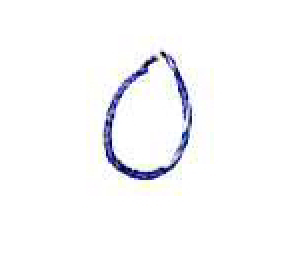
#> input picture experimental_preprocessing/img/0.jpg, 144 x 127 px (shown 2 times larger)
$ jupyter execute --allow-errors import_handwritten_numbers.ipynb   (shell and % lines are left out)
#> lines starting #> are read from the running program, lines starting #| are printed output that depends on the picture; after the words box and inside, x2 and y2 are one past the last pixel; in counts of white or black regions, pixels touching at a corner belong together
[cell 1]
from __future__ import annotations
%pylab inline
import cv2
import matplotlib.image as mpimg

Load image and convert to grayscale. Use matplotlib imread function to display properly.

[cell 2]
im_org = mpimg.imread("img/0.jpg")
#> im_org is the input picture: shape (127, 144, 3); mean R, G, B 248.7, 248.8, 250.2
im_gray = cv2.cvtColor(im_org, cv2.COLOR_BGR2GRAY)
imshow(im_org);

Blur the image to smoothen it.

[cell 3]
blur = cv2.GaussianBlur(im_gray, (3, 3), 0)
imshow(blur, cmap="gray");

Convert to binary image.

[cell 4]
thresh = cv2.adaptiveThreshold(blur, 255, cv2.ADAPTIVE_THRESH_MEAN_C, cv2.THRESH_BINARY_INV, 7,10)
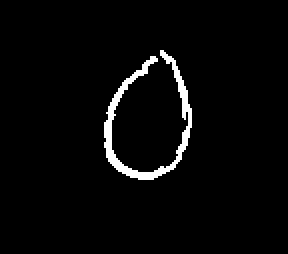
#> thresh: shape (127, 144) (shown 2 times larger); 3% white; 1 white region
imshow(thresh, cmap="gray");

Find contours and display them.

[cell 5]
contours, hierarchy = cv2.findContours(thresh.copy(), cv2.RETR_TREE, cv2.CHAIN_APPROX_SIMPLE)
#> contours = 1 contour; box (x1, y1, x2, y2) and area: (52, 25, 96, 90) 388
im_contours = cv2.drawContours(im_org.copy(), contours, -1, (0, 255, 0), 1)
imshow(im_contours, cmap="gray");

Find the enclosing rectangle.

[cell 6]
x,y,w,h = cv2.boundingRect(contours[0])
#> x = 52; y = 25; w = 44; h = 65
im_rect = cv2.rectangle(im_org.copy(), (x,y),(x+w,y+h),(0, 255, 0), 1)
print(f"Found number width: {w}, height: {h}")
#| Found number width: 44, height: 65
imshow(im_rect);

Crop the number.

[cell 7]
b = 20

d = int(abs((w - h) / 2))
#> d = 10
if w > h:
    im_cropped = im_gray.copy()[y-b-d:y+b+w, x+b:x+b+w]
else:
    im_cropped = im_gray.copy()[y-b:y+b+h, x-b-d:x+b+h-d]

title("Cropped number")
imshow(im_cropped, cmap="gray");

Scale to 28x28 like in MNIST.

[cell 8]
im_resized = cv2.resize(im_cropped.copy(), (28, 28))
imshow(im_resized, cmap="gray")

Put that all in a function.

[cell 9]
def find_number(fn: str):
#> called with fn = 'img/0.jpg'
    min_width = 2
    min_height = 6

    # read original image
    im_org = mpimg.imread(fn)

    # convert to grayscale
    im_gray = cv2.cvtColor(im_org, cv2.COLOR_BGR2GRAY)

    # blur
    blur = cv2.GaussianBlur(im_gray, (3, 3), cv2.BORDER_DEFAULT)

    # convert to binary
    thresh = cv2.adaptiveThreshold(blur, 255, cv2.ADAPTIVE_THRESH_MEAN_C, cv2.THRESH_BINARY_INV, 7, 10)
#> thresh: shape (127, 144); 3.1% white; 1 white region

    # find contours and rectangles around them
    contours, hierarchy = cv2.findContours(thresh.copy(), cv2.RETR_TREE, cv2.CHAIN_APPROX_SIMPLE)
#> contours = 1 contour; box (x1, y1, x2, y2) and area: (52, 25, 97, 90) 422
    rects = [cv2.boundingRect(cont) for cont in contours]
#> rects = [(52, 25, 45, 65)]

    # filter rectangles by size
    filtered_rects = [(x, y, w, h) for (x, y, w, h) in rects if (w >= min_width and h >= min_height)]
#> filtered_rects = [(52, 25, 45, 65)]

    # draw all rectangles with the right size in the image
    im_with_rects = im_org.copy()
    for rect in filtered_rects:
        x, y, w, h = rect
        cv2.rectangle(im_with_rects, (x,y),(x+w,y+h),(0, 255, 0), 3)
#> this loop made 1 pass
#> im_with_rects: shape (127, 144, 3); 5.95% of pixels changed, all inside (x1, y1, x2, y2) = (50, 23, 100, 93)

    return (im_with_rects, filtered_rects)

[cell 10]
figsize(5, 10)
im, _ = find_number("img/0.jpg")
imshow(im)

[cell 11]
im, _ = find_number("img/1_2.jpg")
#> call 2 of find_number, with fn = 'img/1_2.jpg'
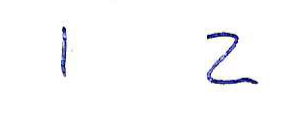
#> input picture experimental_preprocessing/img/1_2.jpg, 302 x 125 px
#> in find_number, im_org is the input picture: shape (125, 302, 3); mean R, G, B 251, 251.1, 252.1
#> in find_number (call 2), `thresh = cv2.adaptiveThreshold(blur, 255, cv2.ADAPTIVE_THRESH_MEAN_C, ..`: thresh: shape (125, 302); 1.8% white; 3 white regions (1 under 20 px)
#> in find_number (call 2), `contours, hierarchy = cv2.findContours(thresh.copy(), cv2.RETR_TREE, c..`: contours = 4 contours, 2 with area under 20; largest, box (x1, y1, x2, y2) and area: (206, 32, 258, 84) 371, (61, 26, 67, 77) 133
#> in find_number (call 2), `rects = [cv2.boundingRect(cont) for cont in contours]`: rects = [(71, 50, 2, 1), (206, 32, 52, 52), (220, 56, 4, 4), (61, 26, 6, 51)]
#> in find_number (call 2), `filtered_rects = [(x, y, w, h) for (x, y, w, h) in rects if (w >= min_..`: filtered_rects = [(206, 32, 52, 52), (61, 26, 6, 51)]
#> the loop in find_number (call 2), `for rect in filtered_rects:` made 2 passes
#> after the loop in find_number (call 2), `for rect in filtered_rects:`: im_with_rects: shape (125, 302, 3); 4.2% of pixels changed, all inside (x1, y1, x2, y2) = (59, 24, 261, 87)
imshow(im)

[cell 12]
im, _ = find_number("img/0_1_2.jpg")
#> call 3 of find_number, with fn = 'img/0_1_2.jpg'
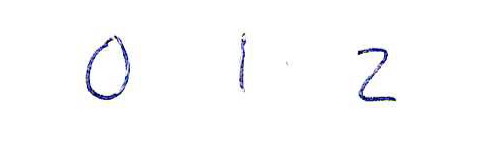
#> input picture experimental_preprocessing/img/0_1_2.jpg, 503 x 143 px
#> in find_number, im_org is the input picture: shape (143, 503, 3); mean R, G, B 251.7, 251.7, 252.5
#> in find_number (call 3), `thresh = cv2.adaptiveThreshold(blur, 255, cv2.ADAPTIVE_THRESH_MEAN_C, ..`:
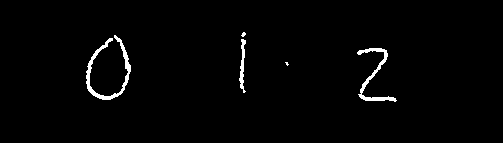
#> thresh: shape (143, 503); 1.7% white; 5 white regions (2 under 20 px)
#> in find_number (call 3), `contours, hierarchy = cv2.findContours(thresh.copy(), cv2.RETR_TREE, c..`: contours = 5 contours, 2 with area under 20; largest, box (x1, y1, x2, y2) and area: (86, 35, 131, 100) 423, (357, 48, 397, 102) 302, (239, 39, 246, 93) 120
#> in find_number (call 3), `rects = [cv2.boundingRect(cont) for cont in contours]`: rects = [(285, 62, 4, 4), (357, 48, 40, 54), (239, 39, 7, 54), (86, 35, 45, 65), (241, 32, 5, 5)]
#> in find_number (call 3), `filtered_rects = [(x, y, w, h) for (x, y, w, h) in rects if (w >= min_..`: filtered_rects = [(357, 48, 40, 54), (239, 39, 7, 54), (86, 35, 45, 65)]
#> the loop in find_number (call 3), `for rect in filtered_rects:` made 3 passes
#> after the loop in find_number (call 3), `for rect in filtered_rects:`: im_with_rects: shape (143, 503, 3); 3.63% of pixels changed, all inside (x1, y1, x2, y2) = (84, 33, 400, 105)
imshow(im)

[cell 13]
im, _ = find_number("img/0_1_2_3.jpg")
#> call 4 of find_number, with fn = 'img/0_1_2_3.jpg'
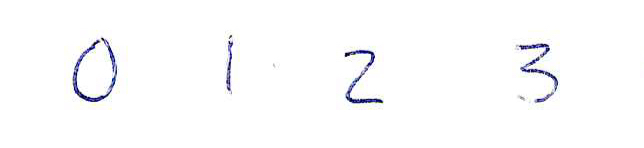
#> input picture experimental_preprocessing/img/0_1_2_3.jpg, 644 x 148 px
#> in find_number, im_org is the input picture: shape (148, 644, 3); mean R, G, B 251.5, 251.6, 252.3
#> in find_number (call 4), `thresh = cv2.adaptiveThreshold(blur, 255, cv2.ADAPTIVE_THRESH_MEAN_C, ..`:
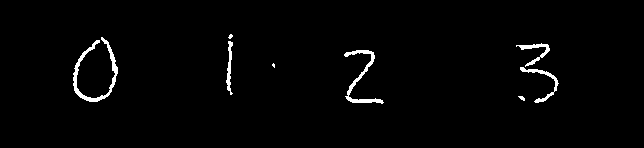
#> thresh: shape (148, 644); 1.7% white; 8 white regions (2 under 20 px)
#> in find_number (call 4), `contours, hierarchy = cv2.findContours(thresh.copy(), cv2.RETR_TREE, c..`: contours = 8 contours, 3 with area under 20; largest, box (x1, y1, x2, y2) and area: (73, 37, 118, 102) 423, (344, 50, 384, 104) 302, (520, 67, 559, 103) 164, (516, 43, 550, 67) 146, (226, 41, 233, 95) 120
#> in find_number (call 4), `rects = [cv2.boundingRect(cont) for cont in contours]`: rects = [(518, 96, 7, 5), (520, 67, 39, 36), (272, 63, 3, 5), (344, 50, 40, 54), (516, 43, 34, 24), (226, 41, 7, 54), (73, 37, 45, 65), (228, 34, 5, 5)]
#> in find_number (call 4), `filtered_rects = [(x, y, w, h) for (x, y, w, h) in rects if (w >= min_..`: filtered_rects = [(520, 67, 39, 36), (344, 50, 40, 54), (516, 43, 34, 24), (226, 41, 7, 54), (73, 37, 45, 65)]
#> the loop in find_number (call 4), `for rect in filtered_rects:` made 5 passes
#> after the loop in find_number (call 4), `for rect in filtered_rects:`: im_with_rects: shape (148, 644, 3); 3.94% of pixels changed, all inside (x1, y1, x2, y2) = (71, 35, 562, 107)
imshow(im)

# Rectangles that touch each other should result in a bigger rectangle

[cell 14]
from collections import namedtuple

Rect = namedtuple("Rect", "x y w h")

def rects_overlap(r1: Rect, r2: Rect, g: int = 0) -> bool:
    """Checks if two rectangles overlap / touch each other."""
    x00, y00, x01, y01 = r1.x, r1.y, r1.x + r1.w, r1.y + r1.h
    x10, y10, x11, y11 = r2.x, r2.y, r2.x + r2.w, r2.y + r2.h

    return (
        x10 - x01 <= g and x00 - x11 <= g and y10 - y01 <= g and y00 - y11 <= g
    )

[cell 15]
r1 = Rect(31, 32, 10, 10)
r2 = Rect(20, 20, 10, 10)

im = np.zeros((50, 50, 3))
cv2.rectangle(im, (r1.x, r1.y), (r1.x + r1.w, r1.y + r1.h), (255, 0, 0), 1)
cv2.rectangle(im, (r2.x, r2.y), (r2.x + r2.w, r2.y + r2.h), (0, 255, 0), 1)
#> im: shape (50, 50, 3) float64; mean R, G, B 4.1, 4.1, 0

imshow(im)
rects_overlap(r1, r2, 1)

Let' s check if this works with some numbers.

[cell 16]
figsize(12, 20)
im, rects = find_number("img/0_1_2_3.jpg")
#> rects has the same summary as filtered_rects in find_number
imshow(im);

[cell 17]
def combine_rects(rects):
    # possible gap between rectangles
    gap = 5
    overlapping_rects = set()
    res = []

    # find overlapping rects
    for i0, (x0, y0, w0, h0) in enumerate(rects):
        overlaps = False
        for i1, (x1, y1, w1, h1) in enumerate(rects):
            if i0 == i1:
                continue
            r0 = Rect(x0, y0, w0, h0)
            r1 = Rect(x1, y1, w1, h1)

            if rects_overlap(r0, r1, g=gap):
                overlaps = True
                overlapping_rects.add((min(i0, i1), max(i0, i1)))

        if not overlaps:
            res.append((x0, y0, w0, h0))
#> this loop made 5 passes
#> (x0, y0, w0, h0) on passes 1 to 5: (520, 67, 39, 36), (344, 50, 40, 54), (516, 43, 34, 24), (226, 41, 7, 54), (73, 37, 45, 65)
#> after the loop, overlapping_rects = 1 item; res = [(344, 50, 40, 54), (226, 41, 7, 54), (73, 37, 45, 65)]

    for i0, i1 in overlapping_rects:
        x0, y0, w0, h0 = rects[i0]
        x1, y1, w1, h1 = rects[i1]
        print(f"Rect {i0} overlaps rect {i1}.")
        new_x0, new_y0 = min(x0, x1), min(y0, y1)
        new_x1, new_y1 = max(x0 + w0, x1 + w1), max(y0 + h0, y1 + h1)
        res.append((new_x0, new_y0, new_x1 - new_x0, new_y1 - new_y0))
        # cv2.rectangle(im, (new_x0, new_y0), (new_x1, new_y1),(255, 0, 0), 3)
        return res
#> this loop made 1 pass
#> (i0, i1, x0, y0, w0, h0, x1, y1) on pass 1: (0, 2, 520, 67, 39, 36, 516, 43)
#| Rect 0 overlaps rect 2.
#> after the loop, res = [(344, 50, 40, 54), (226, 41, 7, 54), (73, 37, 45, 65), (516, 43, 43, 60)]

combined_rects = combine_rects(rects)
#> combined_rects has the same summary as res in combine_rects
for x, y, w, h in combined_rects:
    cv2.rectangle(im, (x, y), (x + w, y + h),(255, 0, 0), 3)
#> this loop made 4 passes
#> im: shape (148, 644, 3)

imshow(im);

This looks good. The 3 consisted of 2 rectangles that touched each other. The algorithm made one rectangle of them. Now we check this out for a whole line.

[cell 18]
figsize(15, 30)
im, rects = find_number("img/row.jpg")
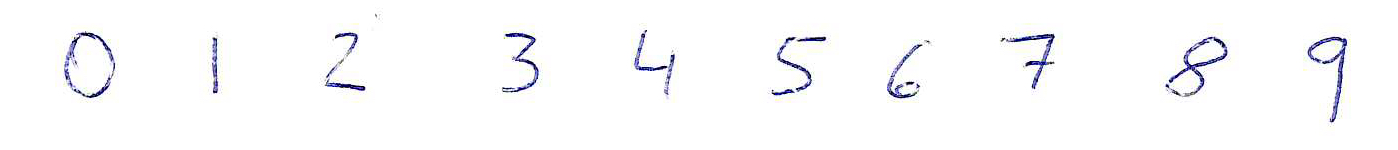
#> input picture experimental_preprocessing/img/row.jpg, 1398 x 150 px
#> in find_number, im_org is the input picture: shape (150, 1398, 3); mean R, G, B 250.5, 250.5, 251.6
#> in find_number (call 6), `thresh = cv2.adaptiveThreshold(blur, 255, cv2.ADAPTIVE_THRESH_MEAN_C, ..`:
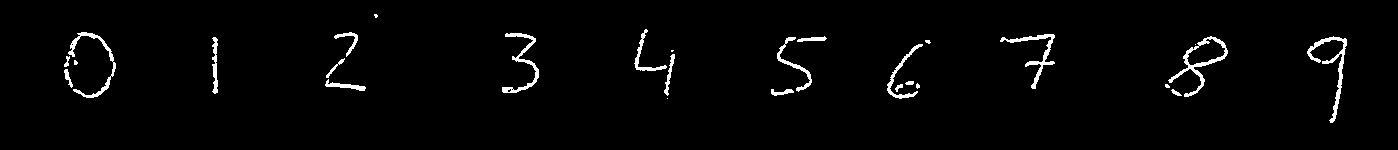
#> thresh: shape (150, 1398); 2.2% white; 28 white regions (8 under 20 px)
#> in find_number (call 6), `contours, hierarchy = cv2.findContours(thresh.copy(), cv2.RETR_TREE, c..`: contours = 32 contours, 11 with area under 20; largest, box (x1, y1, x2, y2) and area: (1168, 36, 1228, 97) 1040, (1186, 38, 1226, 66) 604, (1307, 36, 1347, 123) 431, (1000, 34, 1055, 89) 354, (502, 33, 539, 93) 348
#> in find_number (call 6), `rects = [cv2.boundingRect(cont) for cont in contours]`: rects = 32 items, first 6: (667, 98, 1, 1), (1171, 89, 11, 7), (771, 89, 23, 7), (1165, 84, 5, 4), (895, 84, 8, 8), (916, 83, 4, 6)
#> in find_number (call 6), `filtered_rects = [(x, y, w, h) for (x, y, w, h) in rects if (w >= min_..`: filtered_rects = 21 items, first 6: (1171, 89, 11, 7), (771, 89, 23, 7), (895, 84, 8, 8), (916, 83, 4, 6), (325, 79, 41, 12), (64, 69, 9, 19)
#> the loop in find_number (call 6), `for rect in filtered_rects:` made 21 passes
#> (x, y, w, h) on passes 1 to 12: (1171, 89, 11, 7), (771, 89, 23, 7), (895, 84, 8, 8), (916, 83, 4, 6), (325, 79, 41, 12), (64, 69, 9, 19), (326, 58, 19, 20), (64, 56, 6, 11), (664, 54, 11, 42), (887, 44, 36, 55), (777, 37, 35, 55), (212, 37, 6, 57)
#> after the loop in find_number (call 6), `for rect in filtered_rects:`:
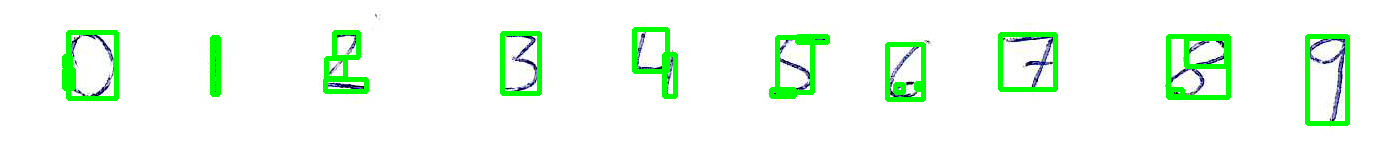
#> im_with_rects: shape (150, 1398, 3); 5.69% of pixels changed, all inside (x1, y1, x2, y2) = (62, 27, 1350, 126)
#> rects has the same summary as filtered_rects in find_number
combined_rects = combine_rects(rects)
#> the loop in combine_rects (call 2), `for i0, (x0, y0, w0, h0) in enumerate(rects):` made 21 passes
#> (x0, y0, w0, h0) on passes 1 to 3: (1171, 89, 11, 7), (771, 89, 23, 7), (895, 84, 8, 8)
#> the loop in combine_rects, `for i0, i1 in overlapping_rects:` made 1 pass
#> (i0, i1) on pass 1: (10, 15)
#| Rect 10 overlaps rect 15.
for x, y, w, h in combined_rects:
    cv2.rectangle(im, (x, y), (x + w, y + h),(255, 0, 0), 3)
#> this loop made 5 passes
#> (x, y, w, h) on passes 1 to 5: (212, 37, 6, 57), (1307, 36, 40, 87), (1000, 34, 55, 55), (502, 33, 37, 60), (777, 36, 50, 56)
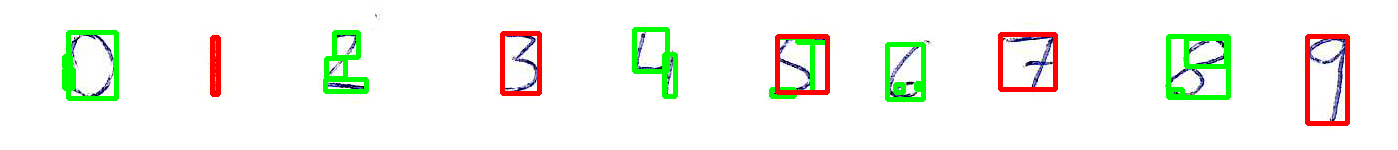
#> im: shape (150, 1398, 3); 2.37% of pixels changed, all inside (x1, y1, x2, y2) = (210, 31, 1350, 126)
imshow(im);

This doesn' t look so good anymore. The algorithm seems to have problems if it needs to combine more then two rectangles. This clearly needs improvement.

[cell 19]
def combine_rects(rects):
    # possible gap between rectangles
    gap = 5
    overlapping_rects = set()
    res = []

    while True:
        # find overlapping rects
        for i0, (x0, y0, w0, h0) in enumerate(rects):
            overlaps = False
            for i1, (x1, y1, w1, h1) in enumerate(rects):

                if i0 == i1:
                    continue
                r0 = Rect(x0, y0, w0, h0)
                r1 = Rect(x1, y1, w1, h1)

                if rects_overlap(r0, r1, g=gap):
                    # print(f"Rects {i0} and {i1} overlap")
                    new_x = min(x0, x1)
                    new_y = min(y0, y1)
                    new_w = max(x0 + w0, x1 + w1) - new_x
                    new_h = max(y0 + h0, y1 + h1) - new_y

                    new_rect = (new_x, new_y, new_w, new_h)

                    new_rects = [x for i, x in enumerate(rects) if i not in (i0, i1)]
                    new_rects.append(new_rect)
                    rects = new_rects
                    overlaps = True
                    break
            if overlaps:
                break
        else:
            break
    return rects

_, rects = find_number("img/row.jpg")
im = mpimg.imread("img/row.jpg")
combined_rects = combine_rects(rects)
for x, y, w, h in combined_rects:
    cv2.rectangle(im, (x, y), (x + w, y + h),(255, 0, 0), 3)
#> this loop made 10 passes
#> (x, y, w, h) on passes 1 to 10: (212, 37, 6, 57), (1307, 36, 40, 87), (1000, 34, 55, 55), (502, 33, 37, 60), (887, 44, 36, 55), (634, 29, 41, 67), (1168, 36, 60, 61), (771, 36, 56, 60), (325, 32, 41, 59), (64, 32, 52, 66)
imshow(im);

#> (a cell that did not finish here is left out)

This looks already really good. Now we remove some of the rectangles that are too small.

[cell 21]
min_width_height = 5

#> (the rest of this cell did not finish here and is left out)

There are still some bits missing from some numbers but it should be ok for now. Now we want to crop each image.

[cell 22]
def crop_rect(im, rect, border: int = 20):
    x, y, w, h = rect
    b = border
    d = int(abs((w - h) / 2))
    if w > h:
        im_cropped = im.copy()[y-b-d:y+b+w, x-b:x+b+w]
    else:
        im_cropped = im.copy()[y-b:y+b+h, x-b-d:x+b+h-d]
    return im_cropped

[cell 23]
figsize(16, 20)
min_width_height = 5

# read original image
#> (the rest of this cell did not finish here and is left out)

[cell 24]
figure(781, figsize=(16, 20))
ROWS = 20
COLS = 7


#> (the rest of this cell did not finish here and is left out)

Looks great. The only thing that got missing during the procedure is the labels of the numbers. We could add them manually but actually the numbers were written in a row from 0 to 9. So we should be able to get the label from the position in a row.

[cell 25]
def rect_in_row(rect, row):
    if len(row):
        mid = np.mean([y + h / 2 for (x, y, w, h) in row])
        tol = np.mean([h / 2 for (_, _, _, h) in row])
        x, y, w, h = rect
        if (y + h / 2) <= mid + tol and (y + h / 2) >= mid - tol:
            return True
        else:
            return False
    return True

rows = []
for rect in rects:
    for row in rows:
        if rect_in_row(rect, row):
            row.append(rect)
            break
    else:
        rows.append([rect])
#> this loop made 21 passes

# sort images in row by x coordinate
for i in range(len(rows)):
    rows[i] = sorted(rows[i])
#> this loop made 5 passes
